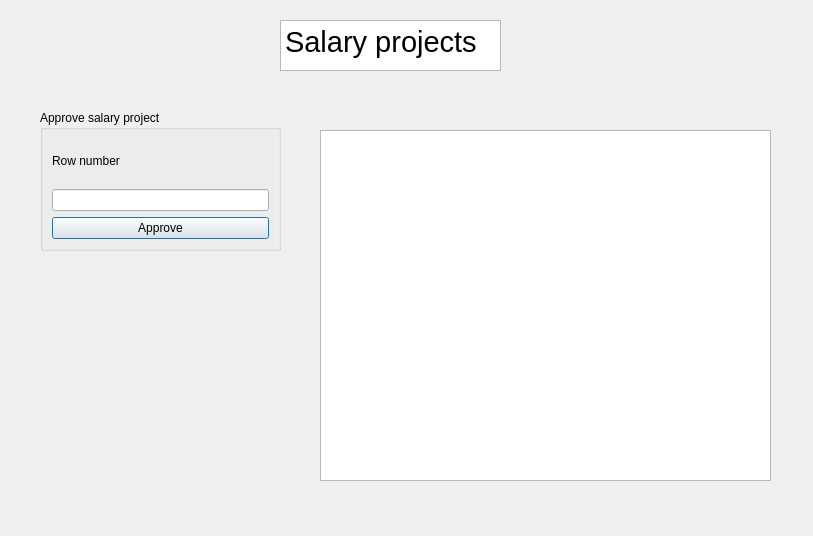
<?xml version="1.0" encoding="UTF-8"?>
<ui version="4.0">
 <class>operator_menu</class>
 <widget class="QDialog" name="operator_menu">
  <property name="geometry">
   <rect>
    <x>0</x>
    <y>0</y>
    <width>813</width>
    <height>536</height>
   </rect>
  </property>
  <property name="windowTitle">
   <string>Dialog</string>
  </property>
  <widget class="QTextBrowser" name="textBrowser">
   <property name="geometry">
    <rect>
     <x>280</x>
     <y>20</y>
     <width>221</width>
     <height>51</height>
    </rect>
   </property>
   <property name="html">
    <string>&lt;!DOCTYPE HTML PUBLIC &quot;-//W3C//DTD HTML 4.0//EN&quot; &quot;http://www.w3.org/TR/REC-html40/strict.dtd&quot;&gt;
&lt;html&gt;&lt;head&gt;&lt;meta name=&quot;qrichtext&quot; content=&quot;1&quot; /&gt;&lt;style type=&quot;text/css&quot;&gt;
p, li { white-space: pre-wrap; }
&lt;/style&gt;&lt;/head&gt;&lt;body style=&quot; font-family:'Ubuntu'; font-size:11pt; font-weight:400; font-style:normal;&quot;&gt;
&lt;p style=&quot; margin-top:0px; margin-bottom:0px; margin-left:0px; margin-right:0px; -qt-block-indent:0; text-indent:0px;&quot;&gt;&lt;span style=&quot; font-size:22pt;&quot;&gt;Salary projects&lt;/span&gt;&lt;/p&gt;&lt;/body&gt;&lt;/html&gt;</string>
   </property>
  </widget>
  <widget class="QGroupBox" name="groupBox">
   <property name="geometry">
    <rect>
     <x>40</x>
     <y>110</y>
     <width>241</width>
     <height>141</height>
    </rect>
   </property>
   <property name="title">
    <string>Approve salary project</string>
   </property>
   <layout class="QVBoxLayout" name="verticalLayout">
    <item>
     <widget class="QLabel" name="label">
      <property name="text">
       <string>Row number</string>
      </property>
     </widget>
    </item>
    <item>
     <widget class="QLineEdit" name="row_number"/>
    </item>
    <item>
     <widget class="QPushButton" name="pushButton">
      <property name="text">
       <string>Approve</string>
      </property>
     </widget>
    </item>
   </layout>
  </widget>
  <widget class="QTableView" name="table">
   <property name="geometry">
    <rect>
     <x>320</x>
     <y>130</y>
     <width>451</width>
     <height>351</height>
    </rect>
   </property>
  </widget>
 </widget>
 <resources/>
 <connections/>
</ui>
